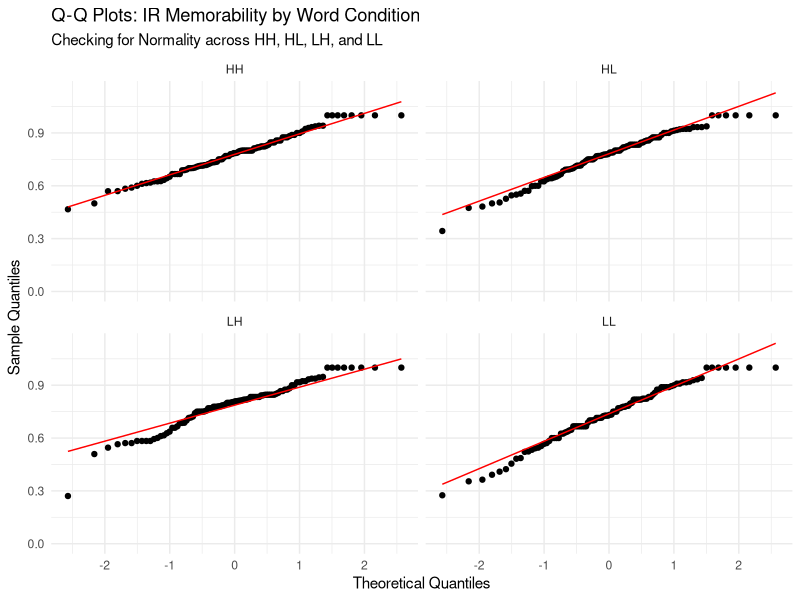
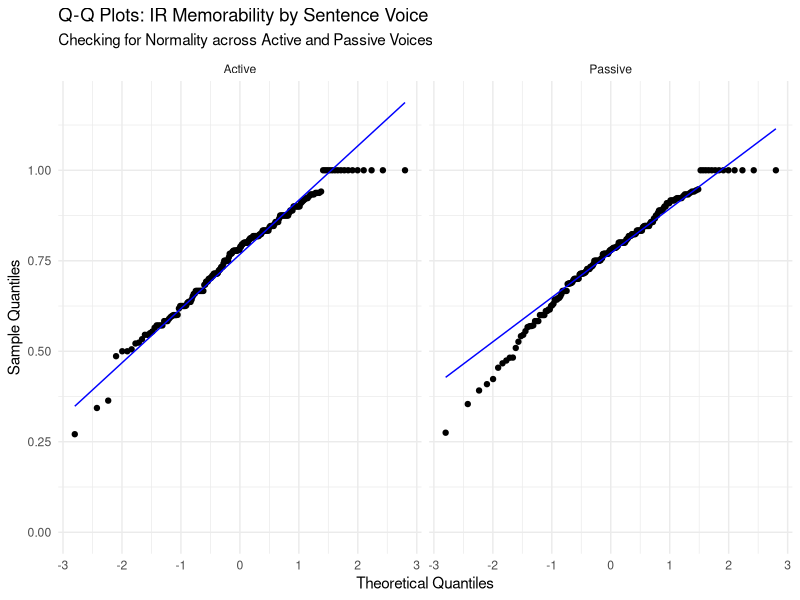
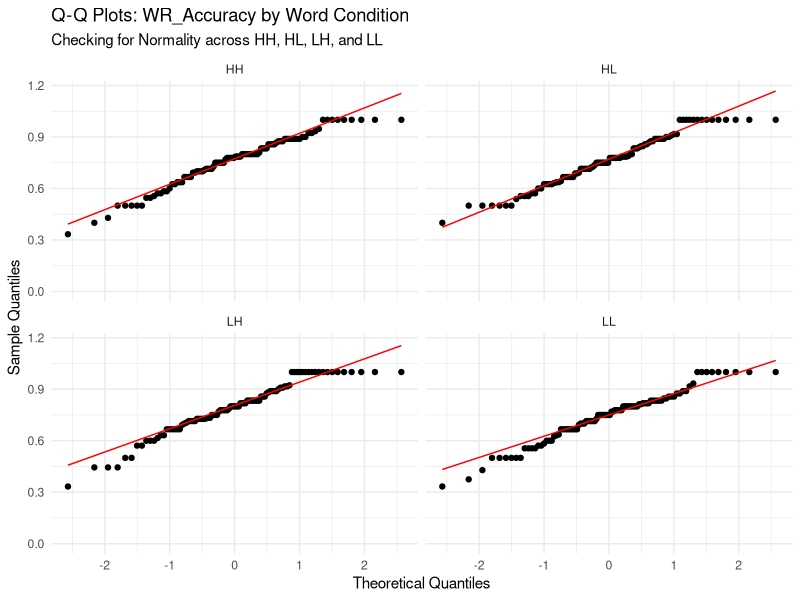
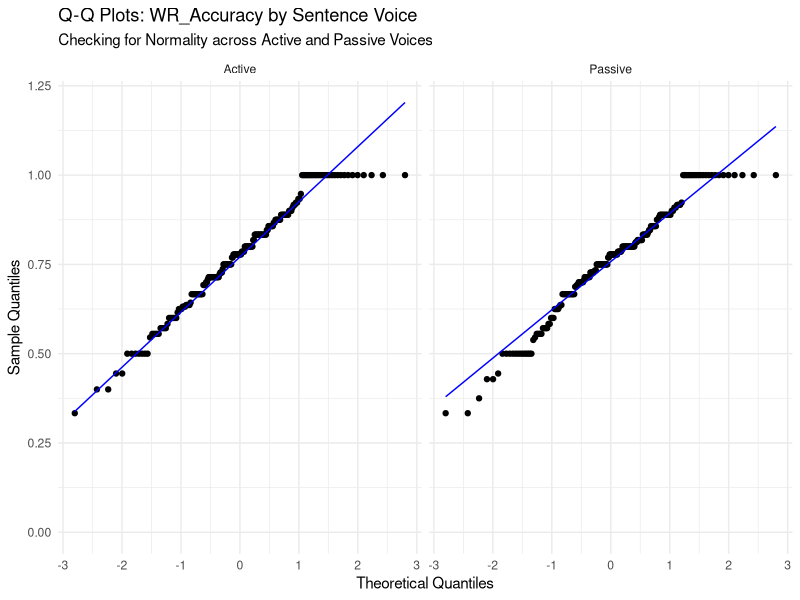
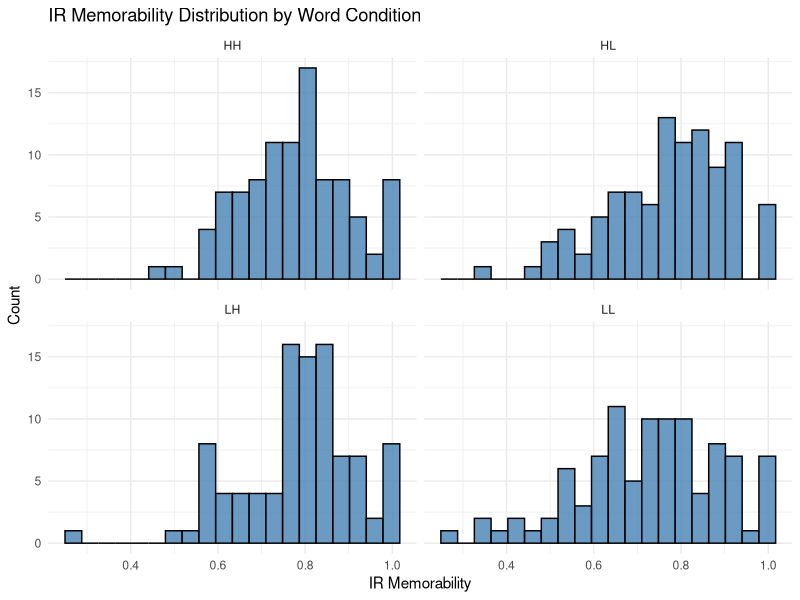
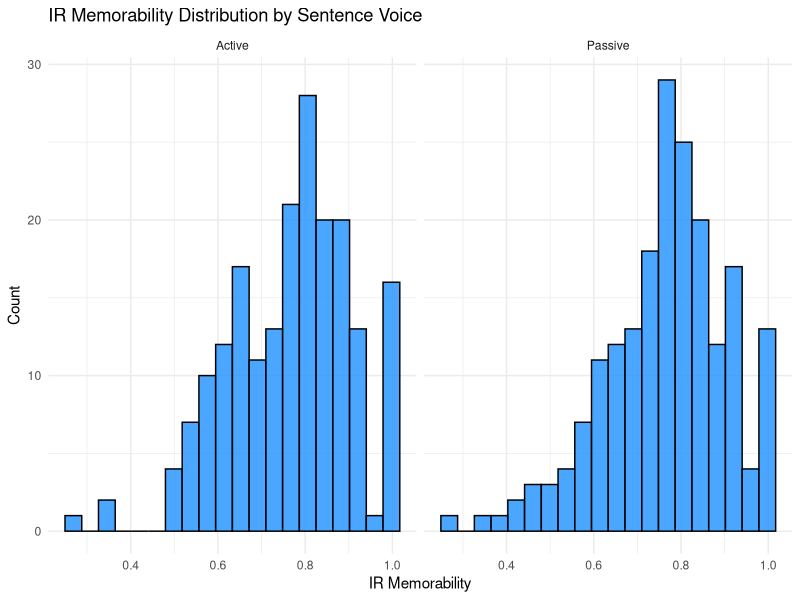
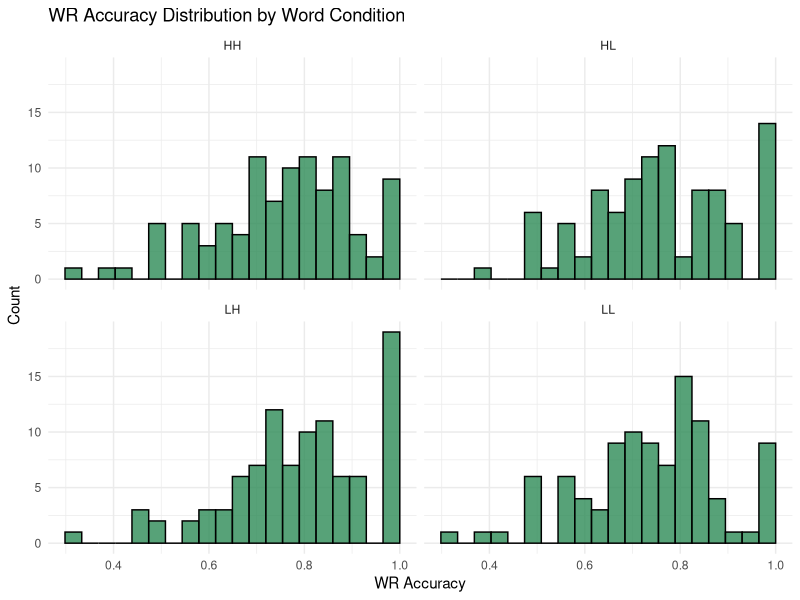
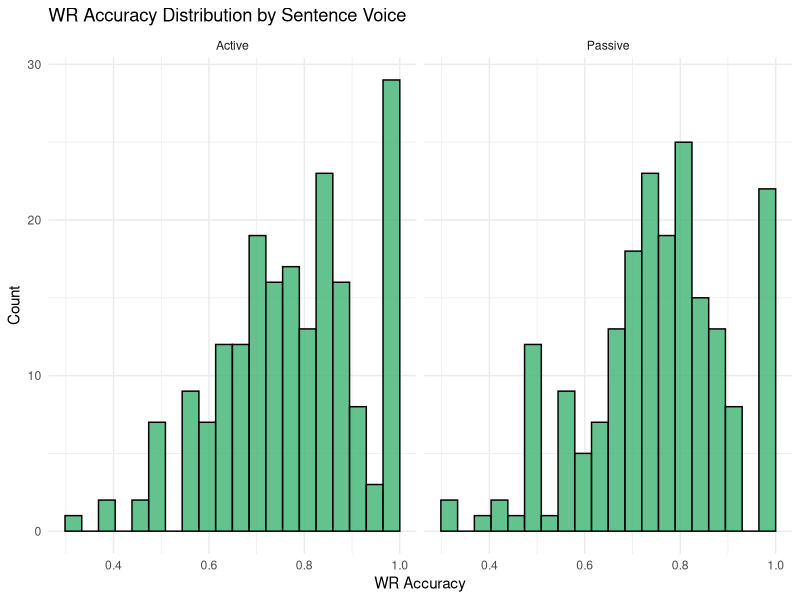

Recreate these plots in R, in order.
## ---- chunk 1
library(tidyverse)
library(stringr)
## ---- chunk 2
raw_dataset <- read_csv(
  "sentence_memorability_data.csv",
  na = c("", "NA", "N/A"),
  show_col_types = FALSE
)

aggregated_matrix <- raw_dataset %>%
  filter(isTarget == TRUE) %>%
  arrange(participant_ID, Stimulus, Timestamp) %>%
  mutate(
    # mapping conditions
    Word_Condition = case_when(
  str_detect(Stimulus, "^HH_")  ~ "HH",
  str_detect(Stimulus, "^HVL_") ~ "HL",
  str_detect(Stimulus, "^LVH_") ~ "LH",
  str_detect(Stimulus, "^LVL_") ~ "LL"
),
    Word_Condition = factor(Word_Condition, levels = c("HH","HL","LH","LL")),

    Sentence_Voice = case_when(
      str_detect(Stimulus, "_A$") ~ "Active",
      str_detect(Stimulus, "_P$") ~ "Passive",
      TRUE ~ NA_character_
    ),
    Sentence_Voice = factor(Sentence_Voice, levels = c("Active", "Passive")),

    Accuracy.IR = suppressWarnings(as.numeric(Accuracy.IR)),
    Accuracy.WR = suppressWarnings(as.numeric(Accuracy.WR)),

    # store previous IR result
    prev_IR = lag(Accuracy.IR)
  ) %>%
  group_by(Stimulus, Word_Condition, Sentence_Voice) %>%
  summarise(

    # IR components
    Total_Repeats = sum(isRepeat == TRUE & Event == "Sentence shown", na.rm = TRUE),
    Total_Denom = sum(is.na(isRepeat) & Event == "Sentence shown"),
    Hits = sum(Event == "IR pressed" & isRepeat == TRUE & Accuracy.IR == 1, na.rm = TRUE),
    False_Alarms = sum(Event == "IR pressed" & is.na(isRepeat), na.rm = TRUE),

    # IR metrics
    Hit_Rate = if_else(Total_Repeats > 0, Hits / Total_Repeats, 0),
    False_Alarm_Rate = if_else(Total_Denom > 0, False_Alarms / Total_Denom, 0),
    IR_Memorability = Hit_Rate - False_Alarm_Rate,

    # WR components (after correct IR)
    WR_correct = sum(Event == "WR pressed" & Accuracy.WR == 1 & prev_IR == 1, na.rm = TRUE),
    WR_total   = sum(Event == "WR pressed" & prev_IR == 1, na.rm = TRUE),

    # WR metric
    WR_Accuracy = if_else(WR_total > 0, WR_correct / WR_total, 0),

    .groups = "drop"
  ) %>%
  mutate(WR_Accuracy = replace_na(WR_Accuracy, 0))
## ---- chunk 3
# Testing for Normality
# QQ Plots
library(ggplot2)

ggplot(aggregated_matrix, aes(sample = IR_Memorability)) +
  stat_qq() + 
  stat_qq_line(color = "red") +
  facet_wrap(~ Word_Condition, ncol = 2) + # This creates the 4-plot grid
  scale_y_continuous(limits = c(0, NA)) +
  labs(title = "Q-Q Plots: IR Memorability by Word Condition",
       subtitle = "Checking for Normality across HH, HL, LH, and LL",
       x = "Theoretical Quantiles",
       y = "Sample Quantiles") +
  theme_minimal()

ggplot(aggregated_matrix, aes(sample = IR_Memorability)) +
  stat_qq() + 
  stat_qq_line(color = "blue") + # Using blue to distinguish from the Word Condition plots
  facet_wrap(~ Sentence_Voice, ncol = 2) + 
  scale_y_continuous(limits = c(0, NA)) +
  labs(title = "Q-Q Plots: IR Memorability by Sentence Voice",
       subtitle = "Checking for Normality across Active and Passive Voices",
       x = "Theoretical Quantiles",
       y = "Sample Quantiles") +
  theme_minimal()

ggplot(aggregated_matrix, aes(sample = WR_Accuracy)) +
  stat_qq() + 
  stat_qq_line(color = "red") +
  facet_wrap(~ Word_Condition, ncol = 2) + # This creates the 4-plot grid
  scale_y_continuous(limits = c(0, NA)) +
  labs(title = "Q-Q Plots: WR_Accuracy by Word Condition",
       subtitle = "Checking for Normality across HH, HL, LH, and LL",
       x = "Theoretical Quantiles",
       y = "Sample Quantiles") +
  theme_minimal()

ggplot(aggregated_matrix, aes(sample = WR_Accuracy)) +
  stat_qq() + 
  stat_qq_line(color = "blue") + # Using blue to distinguish from the Word Condition plots
  facet_wrap(~ Sentence_Voice, ncol = 2) + 
  scale_y_continuous(limits = c(0, NA)) +
  labs(title = "Q-Q Plots: WR_Accuracy by Sentence Voice",
       subtitle = "Checking for Normality across Active and Passive Voices",
       x = "Theoretical Quantiles",
       y = "Sample Quantiles") +
  theme_minimal()

# Anderson Darling
library(nortest)

aggregated_matrix %>%
  group_by(Word_Condition) %>%
  summarise(
    AD_Stat = ad.test(IR_Memorability)$statistic,
    p_value = ad.test(IR_Memorability)$p.value
  )

aggregated_matrix %>%
  group_by(Sentence_Voice) %>%
  summarise(
    AD_Stat = ad.test(IR_Memorability)$statistic,
    p_value = ad.test(IR_Memorability)$p.value
  )

aggregated_matrix %>%
  group_by(Word_Condition) %>%
  summarise(
    AD_Stat = ad.test(WR_Accuracy)$statistic,
    p_value = ad.test(WR_Accuracy)$p.value
  )

aggregated_matrix %>%
  group_by(Sentence_Voice) %>%
  summarise(
    AD_Stat = ad.test(WR_Accuracy)$statistic,
    p_value = ad.test(WR_Accuracy)$p.value
  )
## ---- chunk 4
# Graph 1: Histogram of IR Memorability Scores
ggplot(aggregated_matrix, aes(x = IR_Memorability)) +
  geom_histogram(bins = 20, fill = "steelblue", color = "black", alpha = 0.8) +
  facet_wrap(~ Word_Condition, ncol = 2) +
  labs(
    title = "IR Memorability Distribution by Word Condition",
    x = "IR Memorability",
    y = "Count"
  ) +
  scale_y_continuous(limits = c(0, NA)) +
  theme_minimal()

ggplot(aggregated_matrix, aes(x = IR_Memorability)) +
  geom_histogram(bins = 20, fill = "dodgerblue", color = "black", alpha = 0.8) +
  facet_wrap(~ Sentence_Voice, ncol = 2) +
  labs(
    title = "IR Memorability Distribution by Sentence Voice",
    x = "IR Memorability",
    y = "Count"
  ) +
  scale_y_continuous(limits = c(0, NA)) +
  theme_minimal()

# Graph 2: Histogram of WR Accuracy Scores
ggplot(aggregated_matrix, aes(x = WR_Accuracy)) +
  geom_histogram(bins = 20, fill = "seagreen", color = "black", alpha = 0.8) +
  facet_wrap(~ Word_Condition, ncol = 2) +
  labs(
    title = "WR Accuracy Distribution by Word Condition",
    x = "WR Accuracy",
    y = "Count"
  ) +
  scale_y_continuous(limits = c(0, NA)) +
  theme_minimal()

ggplot(aggregated_matrix, aes(x = WR_Accuracy)) +
  geom_histogram(bins = 20, fill = "mediumseagreen", color = "black", alpha = 0.8) +
  facet_wrap(~ Sentence_Voice, ncol = 2) +
  labs(
    title = "WR Accuracy Distribution by Sentence Voice",
    x = "WR Accuracy",
    y = "Count"
  ) +
  scale_y_continuous(limits = c(0, NA)) +
  theme_minimal()

## ---- chunk 5
# Graph 3 (H1a): Violin & Boxplot for IR by Word Condition
ggplot(aggregated_matrix, aes(x = Word_Condition, y = IR_Memorability, fill = Word_Condition)) +
  geom_violin(trim = FALSE, alpha = 0.5) +
  geom_boxplot(width = 0.2, outlier.shape = NA, alpha = 0.8) +
  scale_y_continuous(limits = c(0, NA)) +
  labs(title = "H1a: IR Memorability by Word Condition", x = "Condition", y = "IR Memorability") +
  theme_minimal() + theme(legend.position = "none")

# Graph 4 (H1b): Violin & Boxplot for WR by Word Condition
ggplot(aggregated_matrix, aes(x = Word_Condition, y = WR_Accuracy, fill = Word_Condition)) +
  geom_violin(trim = FALSE, alpha = 0.5) +
  geom_boxplot(width = 0.2, outlier.shape = NA, alpha = 0.8) +
  scale_y_continuous(limits = c(0, NA)) +
  labs(title = "H1b: WR Accuracy by Word Condition", x = "Condition", y = "WR Accuracy") +
  theme_minimal() + theme(legend.position = "none")
## ---- chunk 6
# Graph 5 (H2a): Violin & Boxplot for IR by Voice
ggplot(aggregated_matrix %>% drop_na(Sentence_Voice), aes(x = Sentence_Voice, y = IR_Memorability, fill = Sentence_Voice)) +
  geom_violin(trim = FALSE, alpha = 0.5) +
  geom_boxplot(width = 0.2, outlier.shape = NA, alpha = 0.8) +
  scale_y_continuous(limits = c(0, NA)) +
  labs(title = "H2a: IR Memorability by Sentence Voice", x = "Voice", y = "IR Memorability") +
  theme_minimal() + theme(legend.position = "none")

# Graph 6 (H2b): Violin & Boxplot for WR by Voice
ggplot(aggregated_matrix %>% drop_na(Sentence_Voice), aes(x = Sentence_Voice, y = WR_Accuracy, fill = Sentence_Voice)) +
  geom_violin(trim = FALSE, alpha = 0.5) +
  geom_boxplot(width = 0.2, outlier.shape = NA, alpha = 0.8) +
  scale_y_continuous(limits = c(0, NA)) +
  labs(title = "H2b: WR Accuracy by Sentence Voice", x = "Voice", y = "WR Accuracy") +
  theme_minimal() + theme(legend.position = "none")
## ---- chunk 7
interaction_data <- aggregated_matrix %>%
  drop_na(Word_Condition, Sentence_Voice) %>%
  group_by(Word_Condition, Sentence_Voice) %>%
  summarise(
    Mean_IR = mean(IR_Memorability, na.rm = TRUE),
    Mean_WR = mean(WR_Accuracy, na.rm = TRUE),
    .groups = 'drop'
  )

# Graph 7 (H3a): Interaction Plot for IR
ggplot(interaction_data, aes(x = Word_Condition, y = Mean_IR, color = Sentence_Voice, group = Sentence_Voice)) +
  geom_line(linewidth = 1) + geom_point(size = 3) +
  scale_y_continuous(limits = c(0, NA)) +
  labs(title = "H3a: Interaction of Word Condition and Voice (IR)", x = "Word Condition", y = "Mean IR Memorability", color = "Voice") +
  theme_minimal()

# Graph 8 (H3b): Interaction Plot for WR 
ggplot(interaction_data, aes(x = Word_Condition, y = Mean_WR, color = Sentence_Voice, group = Sentence_Voice)) +
  geom_line(linewidth = 1) + geom_point(size = 3) +
  scale_y_continuous(limits = c(0, NA)) +
  labs(title = "H3b: Interaction of Word Condition and Voice (WR)", x = "Word Condition", y = "Mean WR Accuracy", color = "Voice") +
  theme_minimal()
## ---- chunk 8
aggregated_scaled <- aggregated_matrix %>%
  mutate(
    IR_scaled = as.numeric(scale(IR_Memorability)),
    WR_scaled = as.numeric(scale(WR_Accuracy))
  )

# Calculate average scaled IR and WR scores and their standard errors for each word condition
effect_data <- aggregated_scaled %>%
  drop_na(Word_Condition, Sentence_Voice) %>%
  group_by(Word_Condition) %>%
  summarise(
    IR_mean = mean(IR_scaled, na.rm=TRUE),
    IR_se = sd(IR_scaled, na.rm=TRUE)/sqrt(n()),
    WR_mean = mean(WR_scaled, na.rm=TRUE),
    WR_se = sd(WR_scaled, na.rm=TRUE)/sqrt(n()),
    .groups="drop"
  )

# Graph 9 (H4): Word Memorability effects on IR vs WR
effect_data_long <- effect_data %>%
  pivot_longer(cols = c(IR_mean, WR_mean), names_to = "Metric", values_to = "Mean") %>%
  mutate(SE = ifelse(Metric == "IR_mean", IR_se, WR_se))

ggplot(effect_data_long, aes(x = Word_Condition, y = Mean, fill = Metric)) +
  geom_bar(stat = "identity", position = position_dodge()) +
  geom_errorbar(aes(ymin = Mean - SE, ymax = Mean + SE), width = 0.2, position = position_dodge(0.9)) +
  labs(title = "H4: Word Memorability Effect Magnitude (IR vs WR)", x = "Word Condition", y = "Score Magnitude") +
  scale_fill_manual(values = c("steelblue", "seagreen"), labels = c("IR Memorability", "WR Accuracy")) +
  theme_minimal()

# Graph 10 (H5): Sentence Voice effects on IR vs WR
voice_effect <- aggregated_scaled %>%
  drop_na(Sentence_Voice) %>%
  group_by(Sentence_Voice) %>%
  summarise(
    IR_mean = mean(IR_scaled, na.rm=TRUE),
    IR_se = sd(IR_scaled, na.rm=TRUE)/sqrt(n()),
    WR_mean = mean(WR_scaled, na.rm=TRUE),
    WR_se = sd(WR_scaled, na.rm=TRUE)/sqrt(n()),
    .groups="drop"
  ) %>%
  pivot_longer(cols = c(IR_mean, WR_mean), names_to = "Metric", values_to = "Mean") %>%
  mutate(SE = ifelse(Metric == "IR_mean", IR_se, WR_se))

ggplot(voice_effect, aes(x = Sentence_Voice, y = Mean, fill = Metric)) +
  geom_bar(stat = "identity", position = position_dodge()) +
  geom_errorbar(aes(ymin = Mean - SE, ymax = Mean + SE), width = 0.2, position = position_dodge(0.9)) +
  labs(title = "H5: Sentence Voice Effect Magnitude (IR vs WR)", x = "Sentence Voice", y = "Score Magnitude") +
  scale_fill_manual(values = c("steelblue", "seagreen"), labels = c("IR Memorability", "WR Accuracy")) +
  theme_minimal()
## ---- chunk 9
# Descriptive stats by Word Condition
desc_word <- aggregated_matrix %>%
  drop_na(Word_Condition) %>%
  group_by(Word_Condition) %>%
  summarise(
    IR_mean = mean(IR_Memorability, na.rm = TRUE),
    IR_sd = sd(IR_Memorability, na.rm = TRUE),
    IR_median = median(IR_Memorability, na.rm = TRUE),

    WR_mean = mean(WR_Accuracy, na.rm = TRUE),
    WR_sd = sd(WR_Accuracy, na.rm = TRUE),
    WR_median = median(WR_Accuracy, na.rm = TRUE),

    n = n(),
    .groups = "drop"
  )

print(desc_word)
## ---- chunk 10
# Descriptive stats by Sentence Voice
desc_voice <- aggregated_matrix %>%
  drop_na(Sentence_Voice) %>%
  group_by(Sentence_Voice) %>%
  summarise(
    IR_mean = mean(IR_Memorability, na.rm = TRUE),
    IR_sd = sd(IR_Memorability, na.rm = TRUE),
    IR_median = median(IR_Memorability, na.rm = TRUE),

    WR_mean = mean(WR_Accuracy, na.rm = TRUE),
    WR_sd = sd(WR_Accuracy, na.rm = TRUE),
    WR_median = median(WR_Accuracy, na.rm = TRUE),

    n = n(),
    .groups = "drop"
  )

print(desc_voice)
## ---- chunk 11
kruskal_ir_word <- kruskal.test(IR_Memorability ~ Word_Condition, data = aggregated_matrix)
print(kruskal_ir_word)
## ---- chunk 12
kruskal_wr_word <- kruskal.test(WR_Accuracy ~ Word_Condition, data = aggregated_matrix)
print(kruskal_wr_word)
## ---- chunk 13
mw_ir_voice <- wilcox.test(
  IR_Memorability ~ Sentence_Voice,
  data = aggregated_matrix,
  exact = FALSE
)

print(mw_ir_voice)
## ---- chunk 14
mw_wr_voice <- wilcox.test(
  WR_Accuracy ~ Sentence_Voice,
  data = aggregated_matrix,
  exact = FALSE
)

print(mw_wr_voice)
## ---- chunk 15
# Create categorical correctness variables
processed_trials <- raw_dataset %>%
  filter(isTarget == TRUE) %>%
  arrange(participant_ID, Stimulus, Timestamp) %>%
  group_by(participant_ID, Stimulus) %>%
  mutate(
    Word_Condition = case_when(
      str_detect(Stimulus, "^HH_")  ~ "HH",
      str_detect(Stimulus, "^HVL_") ~ "HL",
      str_detect(Stimulus, "^LVH_") ~ "LH",
      str_detect(Stimulus, "^LVL_") ~ "LL"
    ),
    Word_Condition = factor(Word_Condition, levels = c("HH", "HL", "LH", "LL")),

    Sentence_Voice = case_when(
      str_detect(Stimulus, "_A$") ~ "Active",
      str_detect(Stimulus, "_P$") ~ "Passive",
      TRUE ~ NA_character_
    ),
    Sentence_Voice = factor(Sentence_Voice, levels = c("Active", "Passive")),

    Accuracy.IR = suppressWarnings(as.numeric(Accuracy.IR)),
    Accuracy.WR = suppressWarnings(as.numeric(Accuracy.WR)),
    prev_IR = lag(Accuracy.IR)
  ) %>%
  ungroup()

ir_data <- processed_trials %>%
  filter(Event == "IR pressed") %>%
  mutate(
    IR_Result = case_when(
      isRepeat == TRUE & Accuracy.IR == 1 ~ "Correct",
      is.na(isRepeat) ~ "Incorrect",
      TRUE ~ NA_character_
    )
  ) %>%
  filter(!is.na(IR_Result))

wr_data <- processed_trials %>%
  filter(Event == "WR pressed", prev_IR == 1) %>%
  mutate(
    WR_Result = case_when(
      Accuracy.WR == 1 ~ "Correct",
      Accuracy.WR == 0 ~ "Incorrect",
      TRUE ~ NA_character_
    )
  ) %>%
  filter(!is.na(WR_Result))



ir_word_table <- table(ir_data$Word_Condition, ir_data$IR_Result)
fisher_ir_word <- fisher.test(ir_word_table)
print(fisher_ir_word)

wr_word_table <- table(wr_data$Word_Condition, wr_data$WR_Result)
fisher_wr_word <- fisher.test(wr_word_table)
print(fisher_wr_word)

ir_voice_table <- table(ir_data$Sentence_Voice, ir_data$IR_Result)
fisher_ir_voice <- fisher.test(ir_voice_table)
print(fisher_ir_voice)

wr_voice_table <- table(wr_data$Sentence_Voice, wr_data$WR_Result)
fisher_wr_voice <- fisher.test(wr_voice_table)
print(fisher_wr_voice)
## ---- chunk 16
# Create categorical correctness variables

ir_word_table <- table(ir_data$Word_Condition, ir_data$IR_Result)
chisq_ir_word <- chisq.test(ir_word_table)
print(chisq_ir_word)

wr_word_table <- table(wr_data$Word_Condition, wr_data$WR_Result)
chisq_wr_word <- chisq.test(wr_word_table)
print(chisq_wr_word)

ir_voice_table <- table(ir_data$Sentence_Voice, ir_data$IR_Result)
chisq_ir_voice <- chisq.test(ir_voice_table)
print(chisq_ir_voice)

wr_voice_table <- table(wr_data$Sentence_Voice, wr_data$WR_Result)
chisq_wr_voice <- chisq.test(wr_voice_table)
print(chisq_wr_voice)
## ---- chunk 17
ir_wr_counts <- raw_dataset %>%
  arrange(participant_ID, Stimulus, Timestamp) %>%
  group_by(participant_ID) %>%  
  mutate(
    Accuracy.IR = suppressWarnings(as.numeric(Accuracy.IR)),
    Accuracy.WR = suppressWarnings(as.numeric(Accuracy.WR)),
    prev_IR = lag(Accuracy.IR)
  ) %>%
  ungroup() %>%
  summarise(
    IR_Total = sum(Event == "IR pressed", na.rm = TRUE),
    IR_Correct = sum(Event == "IR pressed" & Accuracy.IR == 1 & isRepeat==TRUE, na.rm = TRUE),
    IR_Incorrect = sum(Event == "IR pressed" & Accuracy.IR == 0, na.rm = TRUE),

    WR_Total = sum(Event == "WR pressed" & prev_IR == 1, na.rm = TRUE),
    WR_Correct = sum(Event == "WR pressed" & Accuracy.WR == 1 & prev_IR == 1, na.rm = TRUE),
    WR_Incorrect = sum(Event == "WR pressed" & Accuracy.WR == 0 & prev_IR == 1, na.rm = TRUE)
  )

print(ir_wr_counts)
